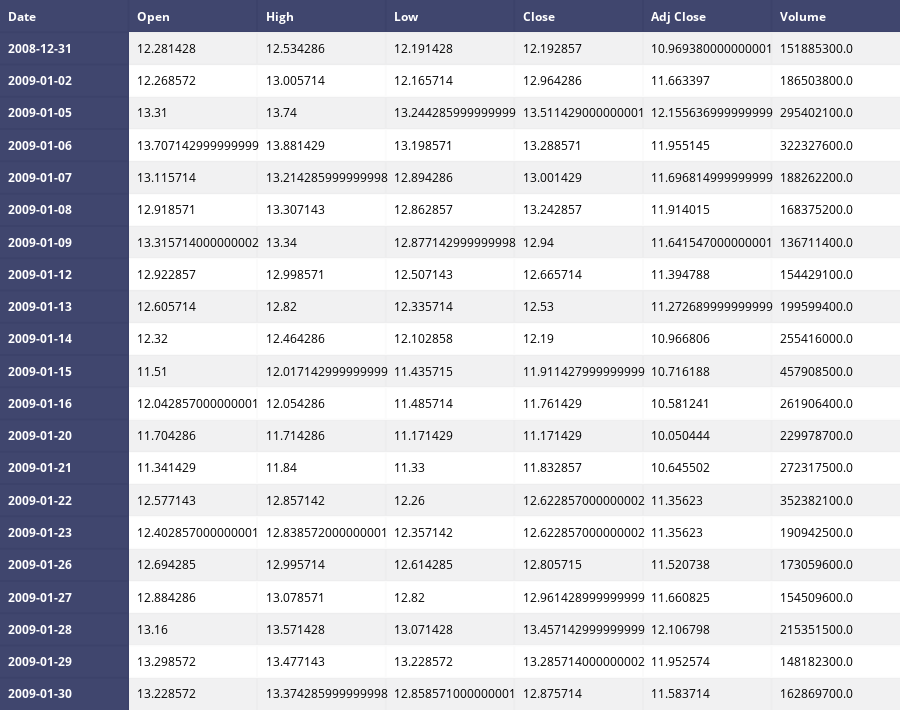

The notebook cell this image was saved under:
### Markdown cell above
### Include and Index Column

### Code cell
di = web.DataReader('aapl', 'yahoo', date(2009, 1, 1), date(2009, 1, 31))

# Converting timestamp to date
di['Date1'] = di.index.date
di.set_index('Date1', drop=True, inplace=True)

table = ff.create_table(di, index=True, index_title='Date')
plotly.offline.iplot(table)

### Figure 1 — Plotly figure (JSON) as saved in the notebook; plotly's stock layout.template omitted (floating-point values rounded to 4 significant figures; data arrays with more than 128 entries replaced by an {"elided": "..."} marker saying what was removed)
{"data": [{"colorscale": [[0, "#00083e"], [0.5, "#ededee"], [1, "#ffffff"]], "hoverinfo": "none", "opacity": 0.75, "showscale": false, "type": "heatmap", "z": {"elided": "22x7 float values"}}], "layout": {"annotations": [{"align": "left", "font": {"color": "#ffffff"}, "showarrow": false, "text": "<b>Date</b>", "x": -0.45, "xanchor": "left", "xref": "x1", "y": 0, "yref": "y1"}, {"align": "left", "font": {"color": "#ffffff"}, "showarrow": false, "text": "<b>Open</b>", "x": 0.55, "xanchor": "left", "xref": "x1", "y": 0, "yref": "y1"}, {"align": "left", "font": {"color": "#ffffff"}, "showarrow": false, "text": "<b>High</b>", "x": 1.55, "xanchor": "left", "xref": "x1", "y": 0, "yref": "y1"}, {"align": "left", "font": {"color": "#ffffff"}, "showarrow": false, "text": "<b>Low</b>", "x": 2.55, "xanchor": "left", "xref": "x1", "y": 0, "yref": "y1"}, {"align": "left", "font": {"color": "#ffffff"}, "showarrow": false, "text": "<b>Close</b>", "x": 3.55, "xanchor": "left", "xref": "x1", "y": 0, "yref": "y1"}, {"align": "left", "font": {"color": "#ffffff"}, "showarrow": false, "text": "<b>Adj Close</b>", "x": 4.55, "xanchor": "left", "xref": "x1", "y": 0, "yref": "y1"}, {"align": "left", "font": {"color": "#ffffff"}, "showarrow": false, "text": "<b>Volume</b>", "x": 5.55, "xanchor": "left", "xref": "x1", "y": 0, "yref": "y1"}, {"align": "left", "font": {"color": "#ffffff"}, "showarrow": false, "text": "<b>2008-12-31</b>", "x": -0.45, "xanchor": "left", "xref": "x1", "y": 1, "yref": "y1"}, {"align": "left", "font": {"color": "#000000"}, "showarrow": false, "text": "12.281428", "x": 0.55, "xanchor": "left", "xref": "x1", "y": 1, "yref": "y1"}, {"align": "left", "font": {"color": "#000000"}, "showarrow": false, "text": "12.534286", "x": 1.55, "xanchor": "left", "xref": "x1", "y": 1, "yref": "y1"}, {"align": "left", "font": {"color": "#000000"}, "showarrow": false, "text": "12.191428", "x": 2.55, "xanchor": "left", "xref": "x1", "y": 1, "yref": "y1"}, {"align": "left", "font": {"color": "#000000"}, "showarrow": false, "text": "12.192857", "x": 3.55, "xanchor": "left", "xref": "x1", "y": 1, "yref": "y1"}, {"align": "left", "font": {"color": "#000000"}, "showarrow": false, "text": "10.969380000000001", "x": 4.55, "xanchor": "left", "xref": "x1", "y": 1, "yref": "y1"}, {"align": "left", "font": {"color": "#000000"}, "showarrow": false, "text": "151885300.0", "x": 5.55, "xanchor": "left", "xref": "x1", "y": 1, "yref": "y1"}, {"align": "left", "font": {"color": "#ffffff"}, "showarrow": false, "text": "<b>2009-01-02</b>", "x": -0.45, "xanchor": "left", "xref": "x1", "y": 2, "yref": "y1"}, {"align": "left", "font": {"color": "#000000"}, "showarrow": false, "text": "12.268572", "x": 0.55, "xanchor": "left", "xref": "x1", "y": 2, "yref": "y1"}, {"align": "left", "font": {"color": "#000000"}, "showarrow": false, "text": "13.005714", "x": 1.55, "xanchor": "left", "xref": "x1", "y": 2, "yref": "y1"}, {"align": "left", "font": {"color": "#000000"}, "showarrow": false, "text": "12.165714", "x": 2.55, "xanchor": "left", "xref": "x1", "y": 2, "yref": "y1"}, {"align": "left", "font": {"color": "#000000"}, "showarrow": false, "text": "12.964286", "x": 3.55, "xanchor": "left", "xref": "x1", "y": 2, "yref": "y1"}, {"align": "left", "font": {"color": "#000000"}, "showarrow": false, "text": "11.663397", "x": 4.55, "xanchor": "left", "xref": "x1", "y": 2, "yref": "y1"}, {"align": "left", "font": {"color": "#000000"}, "showarrow": false, "text": "186503800.0", "x": 5.55, "xanchor": "left", "xref": "x1", "y": 2, "yref": "y1"}, {"align": "left", "font": {"color": "#ffffff"}, "showarrow": false, "text": "<b>2009-01-05</b>", "x": -0.45, "xanchor": "left", "xref": "x1", "y": 3, "yref": "y1"}, {"align": "left", "font": {"color": "#000000"}, "showarrow": false, "text": "13.31", "x": 0.55, "xanchor": "left", "xref": "x1", "y": 3, "yref": "y1"}, {"align": "left", "font": {"color": "#000000"}, "showarrow": false, "text": "13.74", "x": 1.55, "xanchor": "left", "xref": "x1", "y": 3, "yref": "y1"}, {"align": "left", "font": {"color": "#000000"}, "showarrow": false, "text": "13.244285999999999", "x": 2.55, "xanchor": "left", "xref": "x1", "y": 3, "yref": "y1"}, {"align": "left", "font": {"color": "#000000"}, "showarrow": false, "text": "13.511429000000001", "x": 3.55, "xanchor": "left", "xref": "x1", "y": 3, "yref": "y1"}, {"align": "left", "font": {"color": "#000000"}, "showarrow": false, "text": "12.155636999999999", "x": 4.55, "xanchor": "left", "xref": "x1", "y": 3, "yref": "y1"}, {"align": "left", "font": {"color": "#000000"}, "showarrow": false, "text": "295402100.0", "x": 5.55, "xanchor": "left", "xref": "x1", "y": 3, "yref": "y1"}, {"align": "left", "font": {"color": "#ffffff"}, "showarrow": false, "text": "<b>2009-01-06</b>", "x": -0.45, "xanchor": "left", "xref": "x1", "y": 4, "yref": "y1"}, {"align": "left", "font": {"color": "#000000"}, "showarrow": false, "text": "13.707142999999999", "x": 0.55, "xanchor": "left", "xref": "x1", "y": 4, "yref": "y1"}, {"align": "left", "font": {"color": "#000000"}, "showarrow": false, "text": "13.881429", "x": 1.55, "xanchor": "left", "xref": "x1", "y": 4, "yref": "y1"}, {"align": "left", "font": {"color": "#000000"}, "showarrow": false, "text": "13.198571", "x": 2.55, "xanchor": "left", "xref": "x1", "y": 4, "yref": "y1"}, {"align": "left", "font": {"color": "#000000"}, "showarrow": false, "text": "13.288571", "x": 3.55, "xanchor": "left", "xref": "x1", "y": 4, "yref": "y1"}, {"align": "left", "font": {"color": "#000000"}, "showarrow": false, "text": "11.955145", "x": 4.55, "xanchor": "left", "xref": "x1", "y": 4, "yref": "y1"}, {"align": "left", "font": {"color": "#000000"}, "showarrow": false, "text": "322327600.0", "x": 5.55, "xanchor": "left", "xref": "x1", "y": 4, "yref": "y1"}, {"align": "left", "font": {"color": "#ffffff"}, "showarrow": false, "text": "<b>2009-01-07</b>", "x": -0.45, "xanchor": "left", "xref": "x1", "y": 5, "yref": "y1"}, {"align": "left", "font": {"color": "#000000"}, "showarrow": false, "text": "13.115714", "x": 0.55, "xanchor": "left", "xref": "x1", "y": 5, "yref": "y1"}, {"align": "left", "font": {"color": "#000000"}, "showarrow": false, "text": "13.214285999999998", "x": 1.55, "xanchor": "left", "xref": "x1", "y": 5, "yref": "y1"}, {"align": "left", "font": {"color": "#000000"}, "showarrow": false, "text": "12.894286", "x": 2.55, "xanchor": "left", "xref": "x1", "y": 5, "yref": "y1"}, {"align": "left", "font": {"color": "#000000"}, "showarrow": false, "text": "13.001429", "x": 3.55, "xanchor": "left", "xref": "x1", "y": 5, "yref": "y1"}, {"align": "left", "font": {"color": "#000000"}, "showarrow": false, "text": "11.696814999999999", "x": 4.55, "xanchor": "left", "xref": "x1", "y": 5, "yref": "y1"}, {"align": "left", "font": {"color": "#000000"}, "showarrow": false, "text": "188262200.0", "x": 5.55, "xanchor": "left", "xref": "x1", "y": 5, "yref": "y1"}, {"align": "left", "font": {"color": "#ffffff"}, "showarrow": false, "text": "<b>2009-01-08</b>", "x": -0.45, "xanchor": "left", "xref": "x1", "y": 6, "yref": "y1"}, {"align": "left", "font": {"color": "#000000"}, "showarrow": false, "text": "12.918571", "x": 0.55, "xanchor": "left", "xref": "x1", "y": 6, "yref": "y1"}, {"align": "left", "font": {"color": "#000000"}, "showarrow": false, "text": "13.307143", "x": 1.55, "xanchor": "left", "xref": "x1", "y": 6, "yref": "y1"}, {"align": "left", "font": {"color": "#000000"}, "showarrow": false, "text": "12.862857", "x": 2.55, "xanchor": "left", "xref": "x1", "y": 6, "yref": "y1"}, {"align": "left", "font": {"color": "#000000"}, "showarrow": false, "text": "13.242857", "x": 3.55, "xanchor": "left", "xref": "x1", "y": 6, "yref": "y1"}, {"align": "left", "font": {"color": "#000000"}, "showarrow": false, "text": "11.914015", "x": 4.55, "xanchor": "left", "xref": "x1", "y": 6, "yref": "y1"}, {"align": "left", "font": {"color": "#000000"}, "showarrow": false, "text": "168375200.0", "x": 5.55, "xanchor": "left", "xref": "x1", "y": 6, "yref": "y1"}, {"align": "left", "font": {"color": "#ffffff"}, "showarrow": false, "text": "<b>2009-01-09</b>", "x": -0.45, "xanchor": "left", "xref": "x1", "y": 7, "yref": "y1"}, {"align": "left", "font": {"color": "#000000"}, "showarrow": false, "text": "13.315714000000002", "x": 0.55, "xanchor": "left", "xref": "x1", "y": 7, "yref": "y1"}, {"align": "left", "font": {"color": "#000000"}, "showarrow": false, "text": "13.34", "x": 1.55, "xanchor": "left", "xref": "x1", "y": 7, "yref": "y1"}, {"align": "left", "font": {"color": "#000000"}, "showarrow": false, "text": "12.877142999999998", "x": 2.55, "xanchor": "left", "xref": "x1", "y": 7, "yref": "y1"}, {"align": "left", "font": {"color": "#000000"}, "showarrow": false, "text": "12.94", "x": 3.55, "xanchor": "left", "xref": "x1", "y": 7, "yref": "y1"}, {"align": "left", "font": {"color": "#000000"}, "showarrow": false, "text": "11.641547000000001", "x": 4.55, "xanchor": "left", "xref": "x1", "y": 7, "yref": "y1"}, {"align": "left", "font": {"color": "#000000"}, "showarrow": false, "text": "136711400.0", "x": 5.55, "xanchor": "left", "xref": "x1", "y": 7, "yref": "y1"}, {"align": "left", "font": {"color": "#ffffff"}, "showarrow": false, "text": "<b>2009-01-12</b>", "x": -0.45, "xanchor": "left", "xref": "x1", "y": 8, "yref": "y1"}, {"align": "left", "font": {"color": "#000000"}, "showarrow": false, "text": "12.922857", "x": 0.55, "xanchor": "left", "xref": "x1", "y": 8, "yref": "y1"}, {"align": "left", "font": {"color": "#000000"}, "showarrow": false, "text": "12.998571", "x": 1.55, "xanchor": "left", "xref": "x1", "y": 8, "yref": "y1"}, {"align": "left", "font": {"color": "#000000"}, "showarrow": false, "text": "12.507143", "x": 2.55, "xanchor": "left", "xref": "x1", "y": 8, "yref": "y1"}, {"align": "left", "font": {"color": "#000000"}, "showarrow": false, "text": "12.665714", "x": 3.55, "xanchor": "left", "xref": "x1", "y": 8, "yref": "y1"}, {"align": "left", "font": {"color": "#000000"}, "showarrow": false, "text": "11.394788", "x": 4.55, "xanchor": "left", "xref": "x1", "y": 8, "yref": "y1"}, {"align": "left", "font": {"color": "#000000"}, "showarrow": false, "text": "154429100.0", "x": 5.55, "xanchor": "left", "xref": "x1", "y": 8, "yref": "y1"}, {"align": "left", "font": {"color": "#ffffff"}, "showarrow": false, "text": "<b>2009-01-13</b>", "x": -0.45, "xanchor": "left", "xref": "x1", "y": 9, "yref": "y1"}, {"align": "left", "font": {"color": "#000000"}, "showarrow": false, "text": "12.605714", "x": 0.55, "xanchor": "left", "xref": "x1", "y": 9, "yref": "y1"}, {"align": "left", "font": {"color": "#000000"}, "showarrow": false, "text": "12.82", "x": 1.55, "xanchor": "left", "xref": "x1", "y": 9, "yref": "y1"}, {"align": "left", "font": {"color": "#000000"}, "showarrow": false, "text": "12.335714", "x": 2.55, "xanchor": "left", "xref": "x1", "y": 9, "yref": "y1"}, {"align": "left", "font": {"color": "#000000"}, "showarrow": false, "text": "12.53", "x": 3.55, "xanchor": "left", "xref": "x1", "y": 9, "yref": "y1"}, {"align": "left", "font": {"color": "#000000"}, "showarrow": false, "text": "11.272689999999999", "x": 4.55, "xanchor": "left", "xref": "x1", "y": 9, "yref": "y1"}, {"align": "left", "font": {"color": "#000000"}, "showarrow": false, "text": "199599400.0", "x": 5.55, "xanchor": "left", "xref": "x1", "y": 9, "yref": "y1"}, {"align": "left", "font": {"color": "#ffffff"}, "showarrow": false, "text": "<b>2009-01-14</b>", "x": -0.45, "xanchor": "left", "xref": "x1", "y": 10, "yref": "y1"}, {"align": "left", "font": {"color": "#000000"}, "showarrow": false, "text": "12.32", "x": 0.55, "xanchor": "left", "xref": "x1", "y": 10, "yref": "y1"}, {"align": "left", "font": {"color": "#000000"}, "showarrow": false, "text": "12.464286", "x": 1.55, "xanchor": "left", "xref": "x1", "y": 10, "yref": "y1"}, {"align": "left", "font": {"color": "#000000"}, "showarrow": false, "text": "12.102858", "x": 2.55, "xanchor": "left", "xref": "x1", "y": 10, "yref": "y1"}, {"align": "left", "font": {"color": "#000000"}, "showarrow": false, "text": "12.19", "x": 3.55, "xanchor": "left", "xref": "x1", "y": 10, "yref": "y1"}, {"align": "left", "font": {"color": "#000000"}, "showarrow": false, "text": "10.966806", "x": 4.55, "xanchor": "left", "xref": "x1", "y": 10, "yref": "y1"}, {"align": "left", "font": {"color": "#000000"}, "showarrow": false, "text": "255416000.0", "x": 5.55, "xanchor": "left", "xref": "x1", "y": 10, "yref": "y1"}, {"align": "left", "font": {"color": "#ffffff"}, "showarrow": false, "text": "<b>2009-01-15</b>", "x": -0.45, "xanchor": "left", "xref": "x1", "y": 11, "yref": "y1"}, {"align": "left", "font": {"color": "#000000"}, "showarrow": false, "text": "11.51", "x": 0.55, "xanchor": "left", "xref": "x1", "y": 11, "yref": "y1"}, {"align": "left", "font": {"color": "#000000"}, "showarrow": false, "text": "12.017142999999999", "x": 1.55, "xanchor": "left", "xref": "x1", "y": 11, "yref": "y1"}, {"align": "left", "font": {"color": "#000000"}, "showarrow": false, "text": "11.435715", "x": 2.55, "xanchor": "left", "xref": "x1", "y": 11, "yref": "y1"}, {"align": "left", "font": {"color": "#000000"}, "showarrow": false, "text": "11.911427999999999", "x": 3.55, "xanchor": "left", "xref": "x1", "y": 11, "yref": "y1"}, {"align": "left", "font": {"color": "#000000"}, "showarrow": false, "text": "10.716188", "x": 4.55, "xanchor": "left", "xref": "x1", "y": 11, "yref": "y1"}, {"align": "left", "font": {"color": "#000000"}, "showarrow": false, "text": "457908500.0", "x": 5.55, "xanchor": "left", "xref": "x1", "y": 11, "yref": "y1"}, {"align": "left", "font": {"color": "#ffffff"}, "showarrow": false, "text": "<b>2009-01-16</b>", "x": -0.45, "xanchor": "left", "xref": "x1", "y": 12, "yref": "y1"}, {"align": "left", "font": {"color": "#000000"}, "showarrow": false, "text": "12.042857000000001", "x": 0.55, "xanchor": "left", "xref": "x1", "y": 12, "yref": "y1"}, {"align": "left", "font": {"color": "#000000"}, "showarrow": false, "text": "12.054286", "x": 1.55, "xanchor": "left", "xref": "x1", "y": 12, "yref": "y1"}, {"align": "left", "font": {"color": "#000000"}, "showarrow": false, "text": "11.485714", "x": 2.55, "xanchor": "left", "xref": "x1", "y": 12, "yref": "y1"}, {"align": "left", "font": {"color": "#000000"}, "showarrow": false, "text": "11.761429", "x": 3.55, "xanchor": "left", "xref": "x1", "y": 12, "yref": "y1"}, {"align": "left", "font": {"color": "#000000"}, "showarrow": false, "text": "10.581241", "x": 4.55, "xanchor": "left", "xref": "x1", "y": 12, "yref": "y1"}, {"align": "left", "font": {"color": "#000000"}, "showarrow": false, "text": "261906400.0", "x": 5.55, "xanchor": "left", "xref": "x1", "y": 12, "yref": "y1"}, {"align": "left", "font": {"color": "#ffffff"}, "showarrow": false, "text": "<b>2009-01-20</b>", "x": -0.45, "xanchor": "left", "xref": "x1", "y": 13, "yref": "y1"}, {"align": "left", "font": {"color": "#000000"}, "showarrow": false, "text": "11.704286", "x": 0.55, "xanchor": "left", "xref": "x1", "y": 13, "yref": "y1"}, {"align": "left", "font": {"color": "#000000"}, "showarrow": false, "text": "11.714286", "x": 1.55, "xanchor": "left", "xref": "x1", "y": 13, "yref": "y1"}, {"align": "left", "font": {"color": "#000000"}, "showarrow": false, "text": "11.171429", "x": 2.55, "xanchor": "left", "xref": "x1", "y": 13, "yref": "y1"}, {"align": "left", "font": {"color": "#000000"}, "showarrow": false, "text": "11.171429", "x": 3.55, "xanchor": "left", "xref": "x1", "y": 13, "yref": "y1"}, {"align": "left", "font": {"color": "#000000"}, "showarrow": false, "text": "10.050444", "x": 4.55, "xanchor": "left", "xref": "x1", "y": 13, "yref": "y1"}, {"align": "left", "font": {"color": "#000000"}, "showarrow": false, "text": "229978700.0", "x": 5.55, "xanchor": "left", "xref": "x1", "y": 13, "yref": "y1"}, {"align": "left", "font": {"color": "#ffffff"}, "showarrow": false, "text": "<b>2009-01-21</b>", "x": -0.45, "xanchor": "left", "xref": "x1", "y": 14, "yref": "y1"}, {"align": "left", "font": {"color": "#000000"}, "showarrow": false, "text": "11.341429", "x": 0.55, "xanchor": "left", "xref": "x1", "y": 14, "yref": "y1"}, {"align": "left", "font": {"color": "#000000"}, "showarrow": false, "text": "11.84", "x": 1.55, "xanchor": "left", "xref": "x1", "y": 14, "yref": "y1"}, {"align": "left", "font": {"color": "#000000"}, "showarrow": false, "text": "11.33", "x": 2.55, "xanchor": "left", "xref": "x1", "y": 14, "yref": "y1"}, {"align": "left", "font": {"color": "#000000"}, "showarrow": false, "text": "11.832857", "x": 3.55, "xanchor": "left", "xref": "x1", "y": 14, "yref": "y1"}, {"align": "left", "font": {"color": "#000000"}, "showarrow": false, "text": "10.645502", "x": 4.55, "xanchor": "left", "xref": "x1", "y": 14, "yref": "y1"}, {"align": "left", "font": {"color": "#000000"}, "showarrow": false, "text": "272317500.0", "x": 5.55, "xanchor": "left", "xref": "x1", "y": 14, "yref": "y1"}, {"align": "left", "font": {"color": "#ffffff"}, "showarrow": false, "text": "<b>2009-01-22</b>", "x": -0.45, "xanchor": "left", "xref": "x1", "y": 15, "yref": "y1"}, {"align": "left", "font": {"color": "#000000"}, "showarrow": false, "text": "12.577143", "x": 0.55, "xanchor": "left", "xref": "x1", "y": 15, "yref": "y1"}, {"align": "left", "font": {"color": "#000000"}, "showarrow": false, "text": "12.857142", "x": 1.55, "xanchor": "left", "xref": "x1", "y": 15, "yref": "y1"}, {"align": "left", "font": {"color": "#000000"}, "showarrow": false, "text": "12.26", "x": 2.55, "xanchor": "left", "xref": "x1", "y": 15, "yref": "y1"}, {"align": "left", "font": {"color": "#000000"}, "showarrow": false, "text": "12.622857000000002", "x": 3.55, "xanchor": "left", "xref": "x1", "y": 15, "yref": "y1"}, {"align": "left", "font": {"color": "#000000"}, "showarrow": false, "text": "11.35623", "x": 4.55, "xanchor": "left", "xref": "x1", "y": 15, "yref": "y1"}, {"align": "left", "font": {"color": "#000000"}, "showarrow": false, "text": "352382100.0", "x": 5.55, "xanchor": "left", "xref": "x1", "y": 15, "yref": "y1"}, {"align": "left", "font": {"color": "#ffffff"}, "showarrow": false, "text": "<b>2009-01-23</b>", "x": -0.45, "xanchor": "left", "xref": "x1", "y": 16, "yref": "y1"}, {"align": "left", "font": {"color": "#000000"}, "showarrow": false, "text": "12.402857000000001", "x": 0.55, "xanchor": "left", "xref": "x1", "y": 16, "yref": "y1"}, {"align": "left", "font": {"color": "#000000"}, "showarrow": false, "text": "12.838572000000001", "x": 1.55, "xanchor": "left", "xref": "x1", "y": 16, "yref": "y1"}, {"align": "left", "font": {"color": "#000000"}, "showarrow": false, "text": "12.357142", "x": 2.55, "xanchor": "left", "xref": "x1", "y": 16, "yref": "y1"}, {"align": "left", "font": {"color": "#000000"}, "showarrow": false, "text": "12.622857000000002", "x": 3.55, "xanchor": "left", "xref": "x1", "y": 16, "yref": "y1"}, {"align": "left", "font": {"color": "#000000"}, "showarrow": false, "text": "11.35623", "x": 4.55, "xanchor": "left", "xref": "x1", "y": 16, "yref": "y1"}, {"align": "left", "font": {"color": "#000000"}, "showarrow": false, "text": "190942500.0", "x": 5.55, "xanchor": "left", "xref": "x1", "y": 16, "yref": "y1"}, {"align": "left", "font": {"color": "#ffffff"}, "showarrow": false, "text": "<b>2009-01-26</b>", "x": -0.45, "xanchor": "left", "xref": "x1", "y": 17, "yref": "y1"}, {"align": "left", "font": {"color": "#000000"}, "showarrow": false, "text": "12.694285", "x": 0.55, "xanchor": "left", "xref": "x1", "y": 17, "yref": "y1"}, {"align": "left", "font": {"color": "#000000"}, "showarrow": false, "text": "12.995714", "x": 1.55, "xanchor": "left", "xref": "x1", "y": 17, "yref": "y1"}, {"align": "left", "font": {"color": "#000000"}, "showarrow": false, "text": "12.614285", "x": 2.55, "xanchor": "left", "xref": "x1", "y": 17, "yref": "y1"}, {"align": "left", "font": {"color": "#000000"}, "showarrow": false, "text": "12.805715", "x": 3.55, "xanchor": "left", "xref": "x1", "y": 17, "yref": "y1"}, {"align": "left", "font": {"color": "#000000"}, "showarrow": false, "text": "11.520738", "x": 4.55, "xanchor": "left", "xref": "x1", "y": 17, "yref": "y1"}, {"align": "left", "font": {"color": "#000000"}, "showarrow": false, "text": "173059600.0", "x": 5.55, "xanchor": "left", "xref": "x1", "y": 17, "yref": "y1"}, {"align": "left", "font": {"color": "#ffffff"}, "showarrow": false, "text": "<b>2009-01-27</b>", "x": -0.45, "xanchor": "left", "xref": "x1", "y": 18, "yref": "y1"}, {"align": "left", "font": {"color": "#000000"}, "showarrow": false, "text": "12.884286", "x": 0.55, "xanchor": "left", "xref": "x1", "y": 18, "yref": "y1"}, {"align": "left", "font": {"color": "#000000"}, "showarrow": false, "text": "13.078571", "x": 1.55, "xanchor": "left", "xref": "x1", "y": 18, "yref": "y1"}, {"align": "left", "font": {"color": "#000000"}, "showarrow": false, "text": "12.82", "x": 2.55, "xanchor": "left", "xref": "x1", "y": 18, "yref": "y1"}, {"align": "left", "font": {"color": "#000000"}, "showarrow": false, "text": "12.961428999999999", "x": 3.55, "xanchor": "left", "xref": "x1", "y": 18, "yref": "y1"}, {"align": "left", "font": {"color": "#000000"}, "showarrow": false, "text": "11.660825", "x": 4.55, "xanchor": "left", "xref": "x1", "y": 18, "yref": "y1"}, {"align": "left", "font": {"color": "#000000"}, "showarrow": false, "text": "154509600.0", "x": 5.55, "xanchor": "left", "xref": "x1", "y": 18, "yref": "y1"}, {"align": "left", "font": {"color": "#ffffff"}, "showarrow": false, "text": "<b>2009-01-28</b>", "x": -0.45, "xanchor": "left", "xref": "x1", "y": 19, "yref": "y1"}, {"align": "left", "font": {"color": "#000000"}, "showarrow": false, "text": "13.16", "x": 0.55, "xanchor": "left", "xref": "x1", "y": 19, "yref": "y1"}, {"align": "left", "font": {"color": "#000000"}, "showarrow": false, "text": "13.571428", "x": 1.55, "xanchor": "left", "xref": "x1", "y": 19, "yref": "y1"}, {"align": "left", "font": {"color": "#000000"}, "showarrow": false, "text": "13.071428", "x": 2.55, "xanchor": "left", "xref": "x1", "y": 19, "yref": "y1"}, {"align": "left", "font": {"color": "#000000"}, "showarrow": false, "text": "13.457142999999999", "x": 3.55, "xanchor": "left", "xref": "x1", "y": 19, "yref": "y1"}, {"align": "left", "font": {"color": "#000000"}, "showarrow": false, "text": "12.106798", "x": 4.55, "xanchor": "left", "xref": "x1", "y": 19, "yref": "y1"}, {"align": "left", "font": {"color": "#000000"}, "showarrow": false, "text": "215351500.0", "x": 5.55, "xanchor": "left", "xref": "x1", "y": 19, "yref": "y1"}, {"align": "left", "font": {"color": "#ffffff"}, "showarrow": false, "text": "<b>2009-01-29</b>", "x": -0.45, "xanchor": "left", "xref": "x1", "y": 20, "yref": "y1"}, {"align": "left", "font": {"color": "#000000"}, "showarrow": false, "text": "13.298572", "x": 0.55, "xanchor": "left", "xref": "x1", "y": 20, "yref": "y1"}, {"align": "left", "font": {"color": "#000000"}, "showarrow": false, "text": "13.477143", "x": 1.55, "xanchor": "left", "xref": "x1", "y": 20, "yref": "y1"}, {"align": "left", "font": {"color": "#000000"}, "showarrow": false, "text": "13.228572", "x": 2.55, "xanchor": "left", "xref": "x1", "y": 20, "yref": "y1"}, {"align": "left", "font": {"color": "#000000"}, "showarrow": false, "text": "13.285714000000002", "x": 3.55, "xanchor": "left", "xref": "x1", "y": 20, "yref": "y1"}, {"align": "left", "font": {"color": "#000000"}, "showarrow": false, "text": "11.952574", "x": 4.55, "xanchor": "left", "xref": "x1", "y": 20, "yref": "y1"}, {"align": "left", "font": {"color": "#000000"}, "showarrow": false, "text": "148182300.0", "x": 5.55, "xanchor": "left", "xref": "x1", "y": 20, "yref": "y1"}, {"align": "left", "font": {"color": "#ffffff"}, "showarrow": false, "text": "<b>2009-01-30</b>", "x": -0.45, "xanchor": "left", "xref": "x1", "y": 21, "yref": "y1"}, {"align": "left", "font": {"color": "#000000"}, "showarrow": false, "text": "13.228572", "x": 0.55, "xanchor": "left", "xref": "x1", "y": 21, "yref": "y1"}, {"align": "left", "font": {"color": "#000000"}, "showarrow": false, "text": "13.374285999999998", "x": 1.55, "xanchor": "left", "xref": "x1", "y": 21, "yref": "y1"}, {"align": "left", "font": {"color": "#000000"}, "showarrow": false, "text": "12.858571000000001", "x": 2.55, "xanchor": "left", "xref": "x1", "y": 21, "yref": "y1"}, {"align": "left", "font": {"color": "#000000"}, "showarrow": false, "text": "12.875714", "x": 3.55, "xanchor": "left", "xref": "x1", "y": 21, "yref": "y1"}, {"align": "left", "font": {"color": "#000000"}, "showarrow": false, "text": "11.583714", "x": 4.55, "xanchor": "left", "xref": "x1", "y": 21, "yref": "y1"}, {"align": "left", "font": {"color": "#000000"}, "showarrow": false, "text": "162869700.0", "x": 5.55, "xanchor": "left", "xref": "x1", "y": 21, "yref": "y1"}], "height": 710, "margin": {"b": 0, "l": 0, "r": 0, "t": 0}, "xaxis": {"dtick": 1, "gridwidth": 2, "showticklabels": false, "tick0": -0.5, "ticks": "", "zeroline": false}, "yaxis": {"autorange": "reversed", "dtick": 1, "gridwidth": 2, "showticklabels": false, "tick0": 0.5, "ticks": "", "zeroline": false}}}
